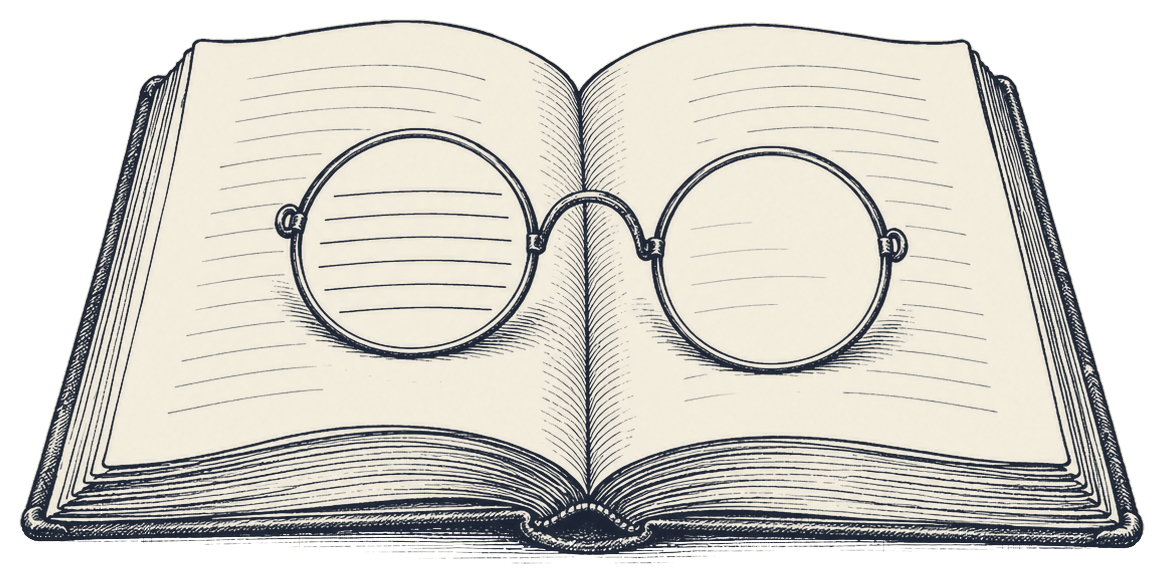

This chart was generated by the following Python code:
"""Make the covers' vignette, art/vignette.png, from the generated engraving
(spectacles on an open book, Institutes I.vi.1: "when aided by glasses,
begin to read distinctly"; kept in Nextcloud as fgbooks-generated-art/
"Antique Open Book with Round Spectacles.png").

The pages and glass are filled in paper colour inside the book's outline, the
lines printed in ink, and everything outside the outline transparent, so the
book sits on each volume's ground as a small printed picture.

    uv run --no-project --with numpy --with pillow python art/vignette.py IN.png
"""

import subprocess
import sys
import tempfile
from pathlib import Path

import numpy as np
from PIL import Image

INK = "#1C2433"
PAPER = "#F4EEDF"
OUT = Path(__file__).parent / "vignette.png"


def magick(*args):
    subprocess.run(["magick", *map(str, args)], check=True)


def main(src):
    with tempfile.TemporaryDirectory() as tmp:
        tmp = Path(tmp)
        gray, shape, ink, colour = (tmp / f for f in ("gray.png", "shape.png", "ink.png", "colour.png"))
        # the drawing alone, trimmed, a little white round it
        magick(src, "-colorspace", "gray", "-fuzz", "6%", "-trim", "+repage",
               "-bordercolor", "white", "-border", "20", gray)
        # the book's outline: fill the white from the corner (lines thickened
        # first so the fill cannot slip through them), the rest is the book
        magick(gray, "-threshold", "75%", "-morphology", "Erode", "Disk:2",
               "-fill", "red", "-fuzz", "5%", "-draw", "color 0,0 floodfill",
               "-fill", "white", "+opaque", "red", "-fill", "black", "-opaque", "red",
               "-morphology", "Erode", "Disk:1", shape)
        g = np.asarray(Image.open(gray).convert("L")).astype(int)
        s = np.asarray(Image.open(shape).convert("L")).copy()
        # the fill cannot get between the fine shadow lines under the book;
        # cut it at the cover's bottom edge (the lowest thick line in each
        # column of the bottom fifth), so the shadow stays lines only
        h = g.shape[0]
        dark = g < 110
        for x in range(g.shape[1]):
            run, low = 0, None
            for y in range(h):
                run = run + 1 if dark[y, x] else 0
                if run >= 5 and y > h * 0.8:
                    low = y
            if low is not None:
                s[low + 1:, x] = 0
        Image.fromarray(s).save(shape)
        # opaque inside the outline, and wherever there is ink outside it
        magick(gray, "-negate", "-level", "4%,85%", ink)
        magick(shape, ink, "-compose", "Lighten", "-composite", shape)
        magick(gray, "+level-colors", f"{INK},{PAPER}", colour)
        magick(colour, shape, "-alpha", "off", "-compose", "CopyOpacity", "-composite", OUT)
    print(OUT)


if __name__ == "__main__":
    main(sys.argv[1])
